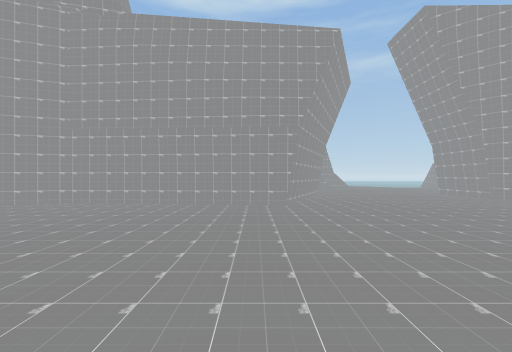
[1] (above)

23 first-person views from a walk through a 3-D level made in the Unity game engine. The camera is 1.5 m above the floor, looks level and sees 90° across. The floor is counted in squares, 2 m on a side. Each view is taken from the middle of a square. On the plan, view 1 faces up. The plan holds only what a view shows up to about 9 squares ahead; the rest is blank. The place goes on beyond the plan. The player character is not drawn. Some surface patterns are stand-ins.

[2]
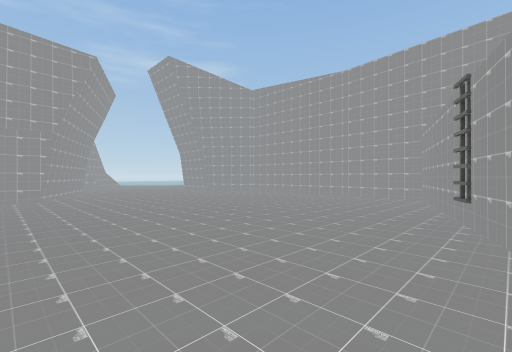

[3]
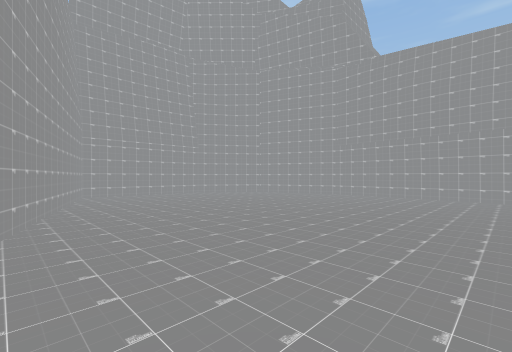

[4]
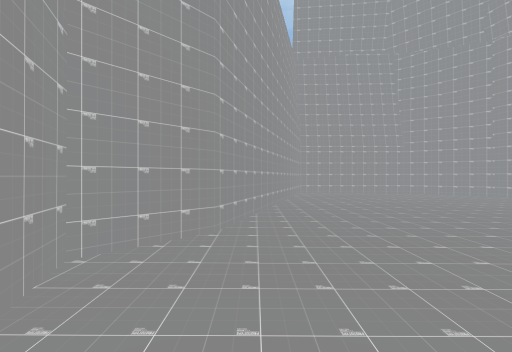

[5]
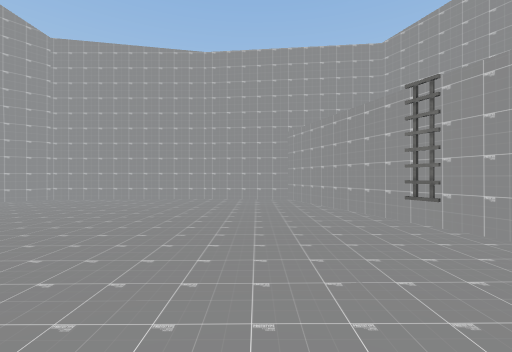

[6]
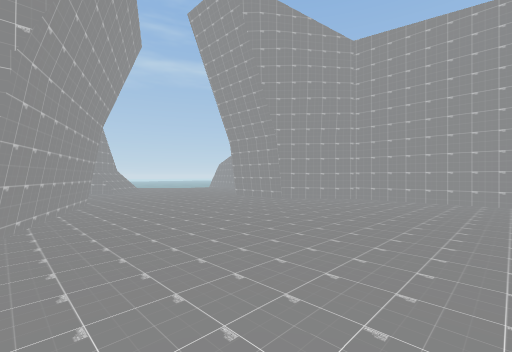

[7]
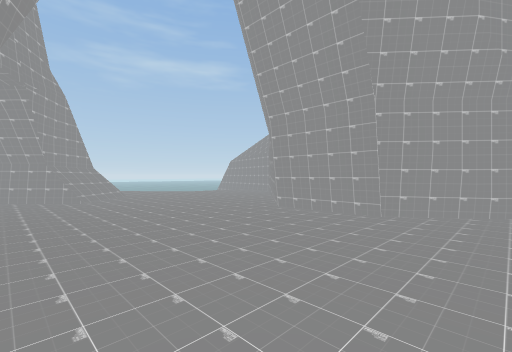

[8]
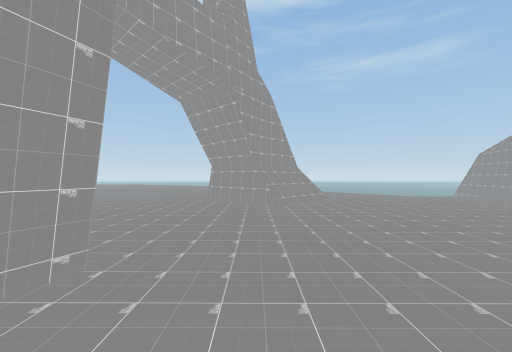

[9]
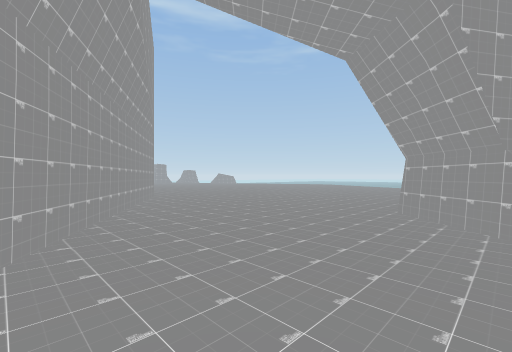

[10]
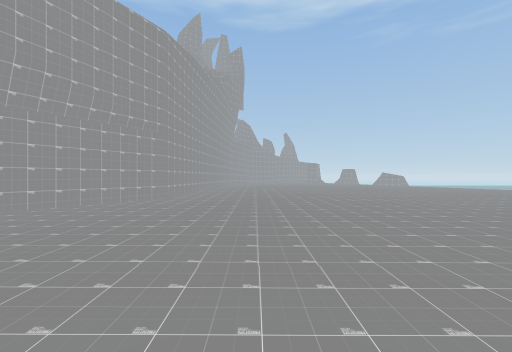

[11]
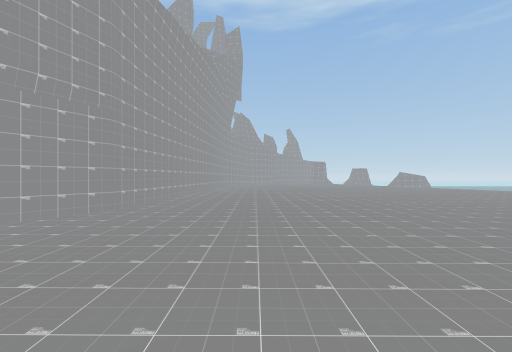

[12]
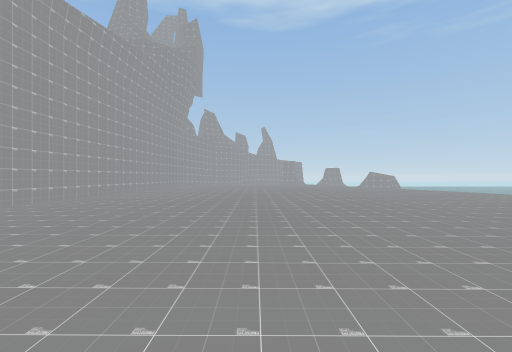

[13]
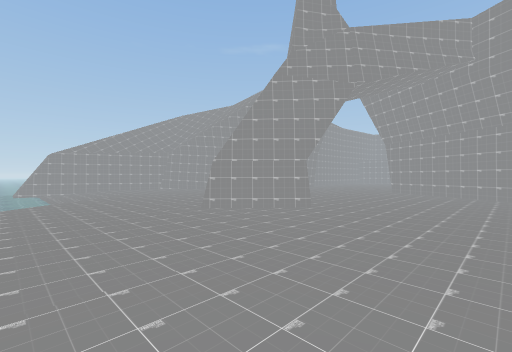

[14]
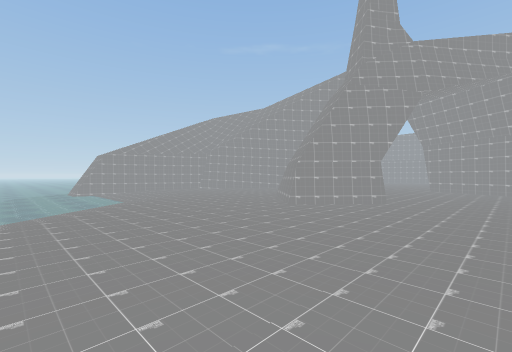

[15]
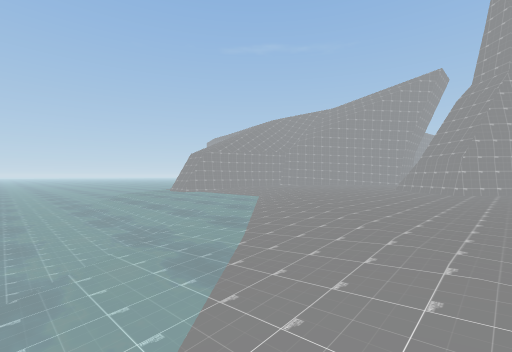

[16]
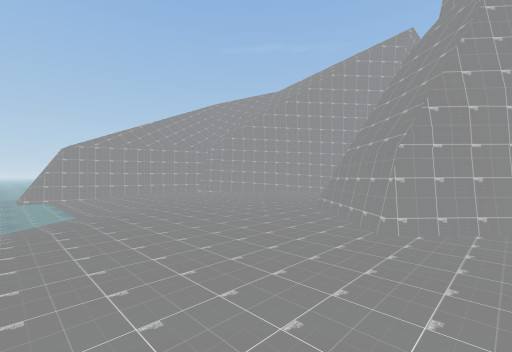

[17]
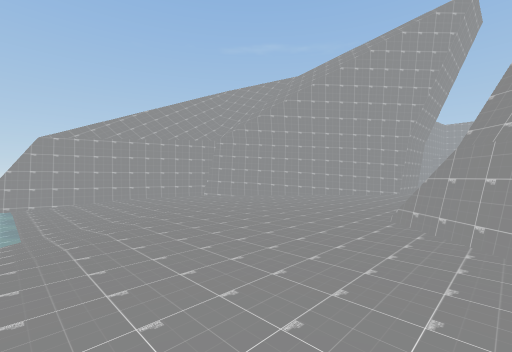

[18]
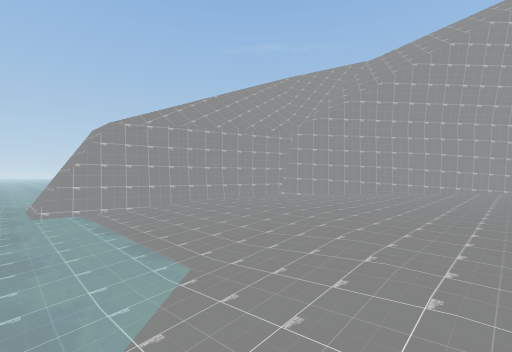

[19]
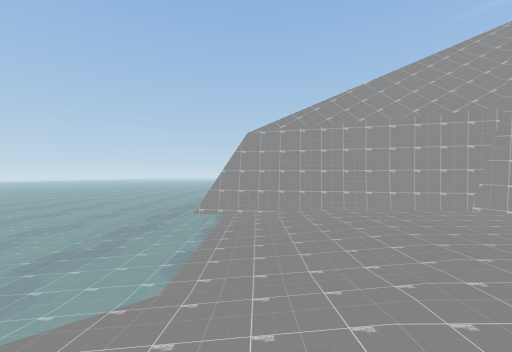

[20]
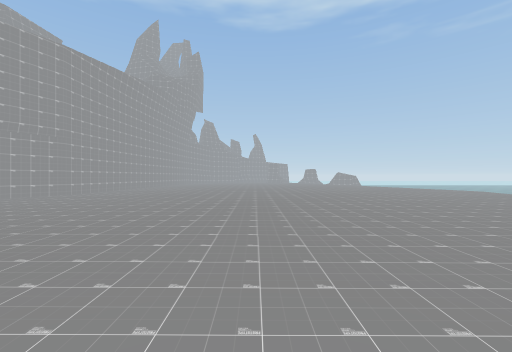

[21]
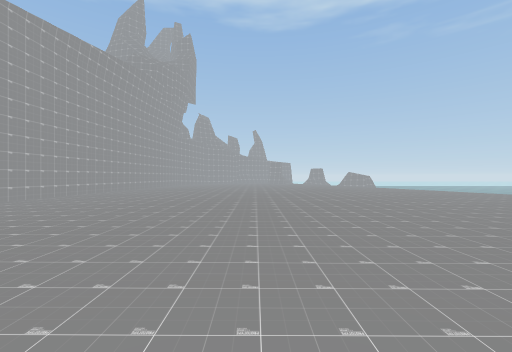

[22]
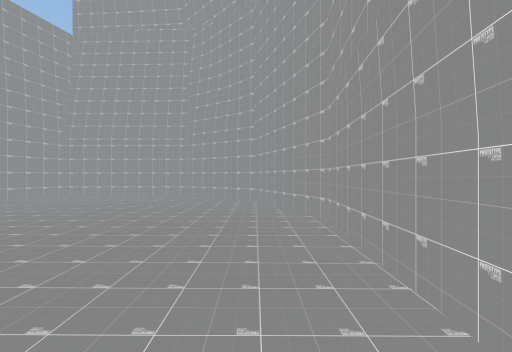

[23]
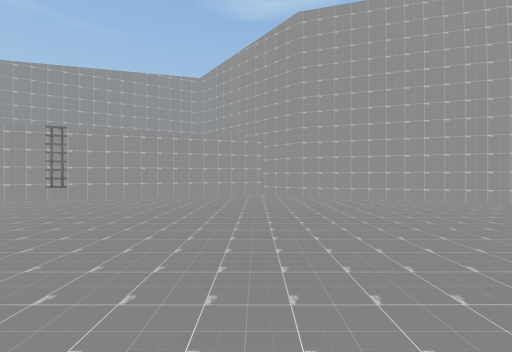

### Floor plan
Key: @ floor where view 1 was taken; # wall or solid block; . main floor; - floor 0.25 m lower than the main floor; / step, stairs or slope; = window, fence, low wall or low ledge; ~ water the walk can cross; ≈ water the walk keeps out of; L ladder.
Columns run from 10 left of view 1 to 15 right of it. Each row starts with its distance up from view 1.
 29 ---------    /~~≈≈≈≈≈≈≈≈≈≈
 28 ----------   //~~≈≈≈≈≈≈≈≈≈
 27 -----------  -//~~≈≈≈≈≈≈≈≈
 26 ------------ --//~~≈≈≈≈≈≈≈
 25 ----------------//~~≈≈≈≈≈≈
 24 -----------------//~~~~~~~
 23 -----------------//~~~~~~~
 22 ------------------//~~~~~#
 21 -------------------//////
 20 ...-----------------////#
 19 .....---------##--------#
 18 .........----###=-------#
 17 ............-##//-------#
 16 ######.......-#/-------##
 15      ##.......--------##
 14       ###......------##
 13         ##......----##
 12          ###......-##
 11            ##.....##
 10             #.....#
  9            ##.....##
  8     ###    #.......##
  7  ####.######........#
  6 ##..................#
  5 #...................#
  4 #...................#
  3 ....................#
  2 ....................#
  1 ....................#
  0 ..........@.........#
 -1 #..................##
 -2 ####...........L####
 -3    ####.......###
 -4       ###..####
 -5         ####

Positions as (right, up) in squares from view 1, and headings:
1: (0, 0), facing up
2: (0, -3), facing up-right
3: (0, -3), facing up-left
4: (1, -3), facing left
5: (1, 0), facing right
6: (1, 3), facing up-right
7: (3, 7), facing up-right
8: (4, 9), facing up
9: (4, 12), facing up-left
10: (3, 19), facing left
11: (0, 19), facing left
12: (-1, 22), facing left
13: (-1, 23), facing down-right
14: (0, 25), facing down-right
15: (3, 29), facing down-right
16: (3, 23), facing down-right
17: (5, 22), facing down-right
18: (8, 23), facing down-right
19: (8, 21), facing right
20: (4, 23), facing left
21: (1, 23), facing left
22: (-1, 6), facing left
23: (-1, 5), facing down
